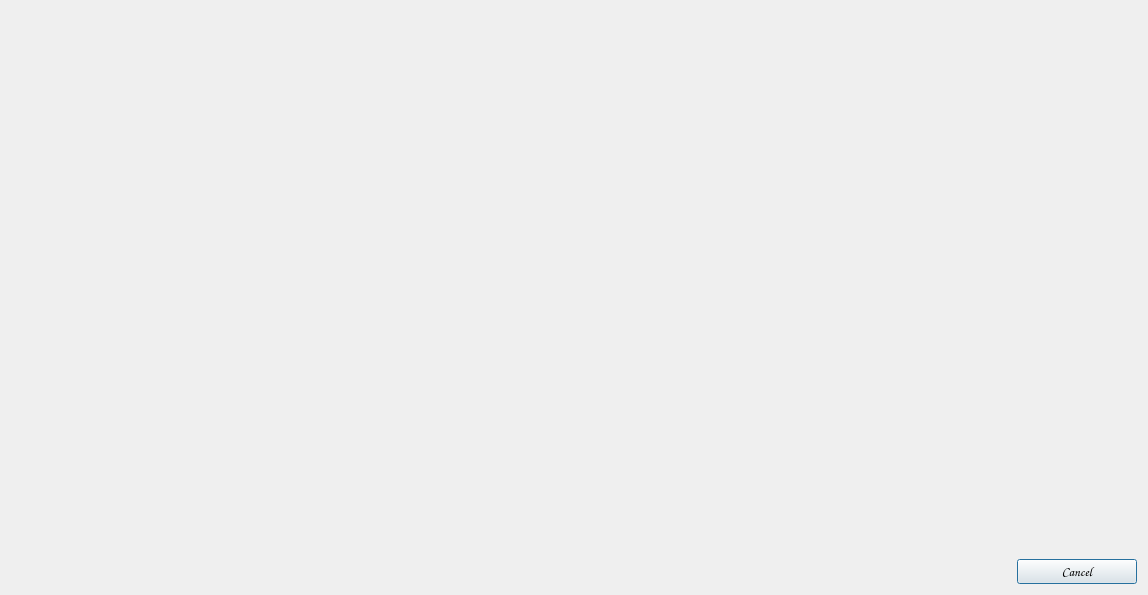
<?xml version="1.0" encoding="UTF-8"?>
<ui version="4.0">
 <class>Dialog</class>
 <widget class="QDialog" name="Dialog">
  <property name="geometry">
   <rect>
    <x>0</x>
    <y>0</y>
    <width>1148</width>
    <height>595</height>
   </rect>
  </property>
  <property name="sizePolicy">
   <sizepolicy hsizetype="Expanding" vsizetype="Expanding">
    <horstretch>0</horstretch>
    <verstretch>0</verstretch>
   </sizepolicy>
  </property>
  <property name="windowTitle">
   <string>Results</string>
  </property>
  <property name="styleSheet">
   <string notr="true">border-image: url(:/mini_search/images/dialog.jpg);</string>
  </property>
  <layout class="QGridLayout" name="gridLayout">
   <item row="1" column="1">
    <widget class="QPushButton" name="pushButton">
     <property name="sizePolicy">
      <sizepolicy hsizetype="Expanding" vsizetype="Fixed">
       <horstretch>0</horstretch>
       <verstretch>0</verstretch>
      </sizepolicy>
     </property>
     <property name="font">
      <font>
       <family>Comic Sans MS</family>
       <pointsize>10</pointsize>
       <weight>50</weight>
       <bold>false</bold>
      </font>
     </property>
     <property name="text">
      <string>Cancel</string>
     </property>
    </widget>
   </item>
   <item row="1" column="0">
    <spacer name="horizontalSpacer">
     <property name="orientation">
      <enum>Qt::Horizontal</enum>
     </property>
     <property name="sizeHint" stdset="0">
      <size>
       <width>1000</width>
       <height>25</height>
      </size>
     </property>
    </spacer>
   </item>
   <item row="0" column="0" colspan="2">
    <widget class="QTableView" name="tableView">
     <property name="font">
      <font>
       <family>Comic Sans MS</family>
       <pointsize>10</pointsize>
       <weight>75</weight>
       <bold>true</bold>
      </font>
     </property>
     <property name="styleSheet">
      <string notr="true">background:transparent;</string>
     </property>
     <property name="showGrid">
      <bool>true</bool>
     </property>
     <property name="gridStyle">
      <enum>Qt::DotLine</enum>
     </property>
     <property name="sortingEnabled">
      <bool>false</bool>
     </property>
     <property name="cornerButtonEnabled">
      <bool>false</bool>
     </property>
     <attribute name="horizontalHeaderStretchLastSection">
      <bool>true</bool>
     </attribute>
    </widget>
   </item>
  </layout>
 </widget>
 <layoutdefault spacing="6" margin="11"/>
 <resources>
  <include location="mini_search.qrc"/>
 </resources>
 <connections>
  <connection>
   <sender>pushButton</sender>
   <signal>clicked()</signal>
   <receiver>Dialog</receiver>
   <slot>reject()</slot>
   <hints>
    <hint type="sourcelabel">
     <x>346</x>
     <y>372</y>
    </hint>
    <hint type="destinationlabel">
     <x>254</x>
     <y>382</y>
    </hint>
   </hints>
  </connection>
 </connections>
</ui>
